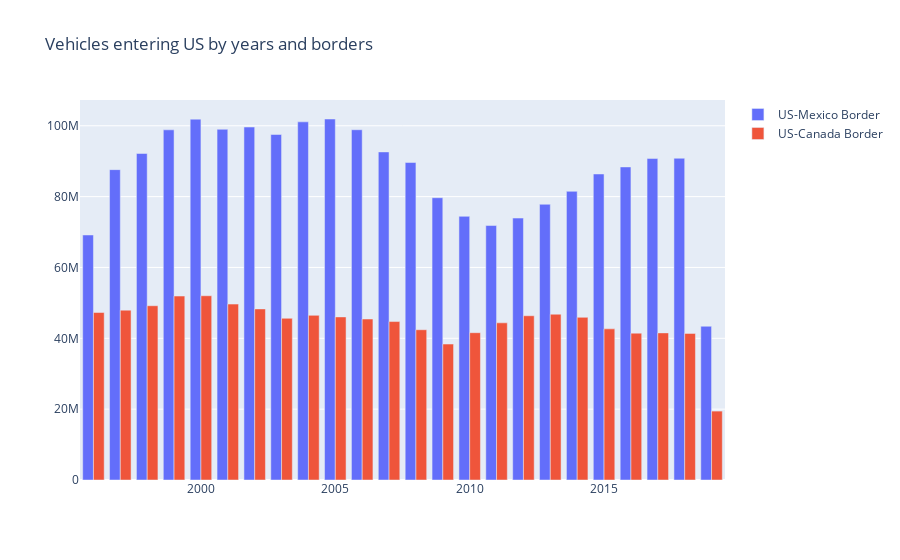

The notebook cell this image was saved under:
### Code cell
# set parameters
value_m = df_date_year_v.loc(axis=0)[:,'US-Mexico Border'].values.flatten().tolist()
value_c = df_date_year_v.loc(axis=0)[:,'US-Canada Border'].values.flatten().tolist()
yrs = df_date_year_v.unstack(level=1).index.values

# bar chart 
# check if better yrs or years for x...
fig = go.Figure(data=[
    go.Bar(name='US-Mexico Border', x= yrs, y= value_m), 
    go.Bar(name='US-Canada Border', x= yrs, y= value_c)
])
# change the bar mode
fig.update_layout(title = 'Vehicles entering US by years and borders', barmode='group')
fig.show()

### Figure 1 — Plotly figure (JSON) as saved in the notebook; plotly's stock layout.template omitted (floating-point values rounded to 4 significant figures)
{"data": [{"name": "US-Mexico Border", "type": "bar", "x": [1996, 1997, 1998, 1999, 2000, 2001, 2002, 2003, 2004, 2005, 2006, 2007, 2008, 2009, 2010, 2011, 2012, 2013, 2014, 2015, 2016, 2017, 2018, 2019], "y": [69164616, 87611016, 92170887, 98849565, 101863505, 98998654, 99629888, 97533998, 101102653, 101905895, 98872812, 92612992, 89620105, 79685190, 74429402, 71834239, 73938483, 77831186, 81485674, 86382250, 88376892, 90737224, 90829511, 43403396]}, {"name": "US-Canada Border", "type": "bar", "x": [1996, 1997, 1998, 1999, 2000, 2001, 2002, 2003, 2004, 2005, 2006, 2007, 2008, 2009, 2010, 2011, 2012, 2013, 2014, 2015, 2016, 2017, 2018, 2019], "y": [47276505, 47942487, 49196829, 51923659, 52012764, 49658613, 48293601, 45646180, 46479635, 46037889, 45443161, 44725895, 42419145, 38375710, 41584265, 44365457, 46366548, 46800063, 45919630, 42664510, 41451529, 41531543, 41382093, 19452517]}], "layout": {"barmode": "group", "title": {"text": "Vehicles entering US by years and borders"}}}
